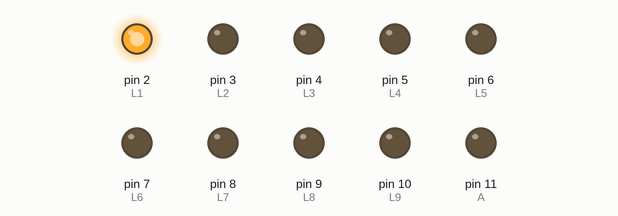
This sketch was run on a simulated Arduino Uno, built with avr-gcc and run on an emulated ATmega328P. Parts: output pins drawn as LEDs (lit = HIGH).

Above: at 0.2 s.
At 1.4 s:
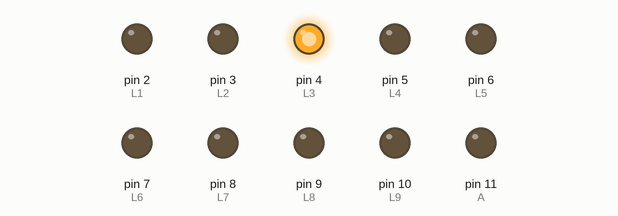
At 3.2 s:
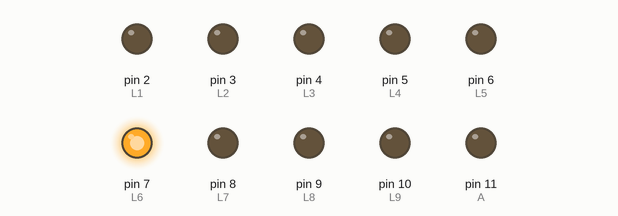
At 6.8 s:
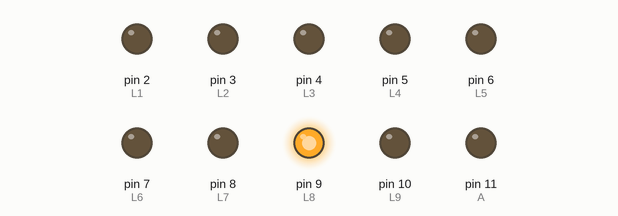
At 10.4 s:
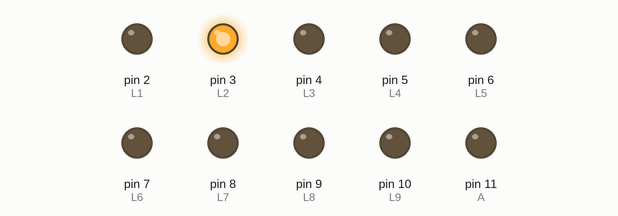
At 14.0 s:
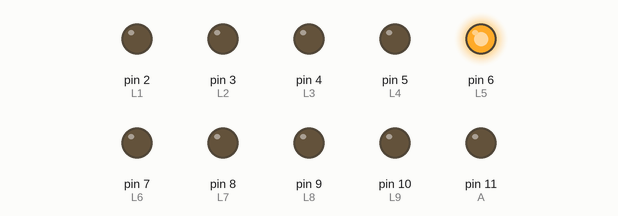
Timing chart, 0 to 14.8 s (numbered marks = the images above):
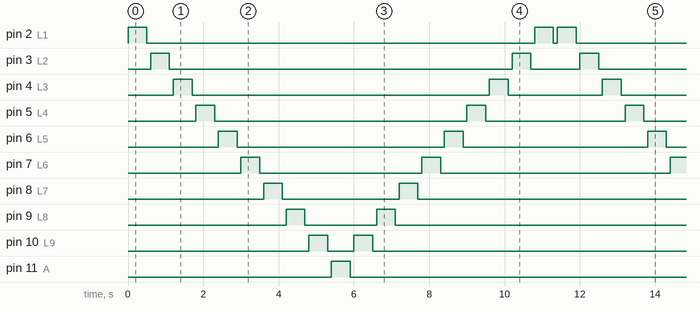

The sketch:

Franco_barraled.ino
```cpp
/*
   Fundacion Kinal
   Centro educativo tecnico laboral Kinal
   Quinto perito
   Quinto electronica
   Codigo Tecnico: EB5AM / EB5AV
   Curso: Taller de electronica digital y reparacion de computadoras I
   Proyecto: SECUENCIA DE LUCES AUTOMATICAS.
   Nombre: Guillermo Antonio Franco Longo
   Encardo: Profe. Alejandro Lopez Navas
   Fecha: 13 de Abril
*/
#define L1 2
#define L2 3
#define L3 4
#define L4 5
#define L5 6
#define L6 7
#define L7 8
#define L8 9
#define L9 10
#define A 11
#define setpinOutput(pin)       pinMode(pin, OUTPUT)
#define SBI(pin)                digitalWrite(pin, HIGH)
#define CBI(pin)                digitalWrite(pin, LOW)

void setup()
{
 pinMode(L1,OUTPUT);
 pinMode(L2,OUTPUT);
 pinMode(L3,OUTPUT);
 pinMode(L4,OUTPUT);
 pinMode(L5,OUTPUT);
 pinMode(L6,OUTPUT);
 pinMode(L7,OUTPUT);
 pinMode(L8,OUTPUT);
 pinMode(L9,OUTPUT);
 pinMode(A,OUTPUT);


}

void loop()
{
 digitalWrite(L1,HIGH);
 delay(500);
 digitalWrite(L1,LOW);
 delay(100);

 digitalWrite(L2,HIGH);
 delay(500);
 digitalWrite(L2,LOW);
 delay(100);

 digitalWrite(L3,HIGH);
 delay(500);
 digitalWrite(L3,LOW);
 delay(100);

 digitalWrite(L4,HIGH);
 delay(500);
 digitalWrite(L4,LOW);
 delay(100);

 digitalWrite(L5,HIGH);
 delay(500);
 digitalWrite(L5,LOW);
 delay(100);

 digitalWrite(L6,HIGH);
 delay(500);
 digitalWrite(L6,LOW);
 delay(100);

 digitalWrite(L7,HIGH);
 delay(500);
 digitalWrite(L7,LOW);
 delay(100);

 digitalWrite(L8,HIGH);
 delay(500);
 digitalWrite(L8,LOW);
 delay(100);

 digitalWrite(L9,HIGH);
 delay(500);
 digitalWrite(L9,LOW);
 delay(100);

 digitalWrite(A,HIGH);
 delay(500);
 digitalWrite(A,LOW);
 delay(100);

 digitalWrite(L9,HIGH);
 delay(500);
 digitalWrite(L9,LOW);
 delay(100);

 digitalWrite(L8,HIGH);
 delay(500);
 digitalWrite(L8,LOW);
 delay(100);

 digitalWrite(L7,HIGH);
 delay(500);
 digitalWrite(L7,LOW);
 delay(100);

 digitalWrite(L6,HIGH);
 delay(500);
 digitalWrite(L6,LOW);
 delay(100);

 digitalWrite(L5,HIGH);
 delay(500);
 digitalWrite(L5,LOW);
 delay(100);

 digitalWrite(L4,HIGH);
 delay(500);
 digitalWrite(L4,LOW);
 delay(100);

  digitalWrite(L3,HIGH);
 delay(500);
 digitalWrite(L3,LOW);
 delay(100);

 digitalWrite(L2,HIGH);
 delay(500);
 digitalWrite(L2,LOW);
 delay(100);

 digitalWrite(L1,HIGH);
 delay(500);
 digitalWrite(L1,LOW);
 delay(100);

}
```

Measured:
- by itself, pin 2 (L1): repeats every 11.4 s: LOW 10.3 s, HIGH 0.50 s, LOW 0.10 s, HIGH 0.50 s
- by itself, pin 3 (L2): repeats every 11.4 s: LOW 9.1 s, HIGH 0.50 s, LOW 1.3 s, HIGH 0.50 s
- by itself, pin 4 (L3): repeats every 11.4 s: LOW 7.9 s, HIGH 0.50 s, LOW 2.5 s, HIGH 0.50 s
- by itself, pin 5 (L4): repeats every 11.4 s: LOW 6.7 s, HIGH 0.50 s, LOW 3.7 s, HIGH 0.50 s
- by itself, pin 6 (L5): alternates HIGH for 0.50 s and LOW for 5.2 s
- by itself, pin 7 (L6): repeats every 11.4 s: LOW 4.3 s, HIGH 0.50 s, LOW 6.1 s, HIGH 0.50 s
- by itself, pin 8 (L7): repeats every 11.4 s: LOW 3.1 s, HIGH 0.50 s, LOW 7.3 s, HIGH 0.50 s
- by itself, pin 9 (L8): repeats every 11.4 s: LOW 1.9 s, HIGH 0.50 s, LOW 8.5 s, HIGH 0.50 s
